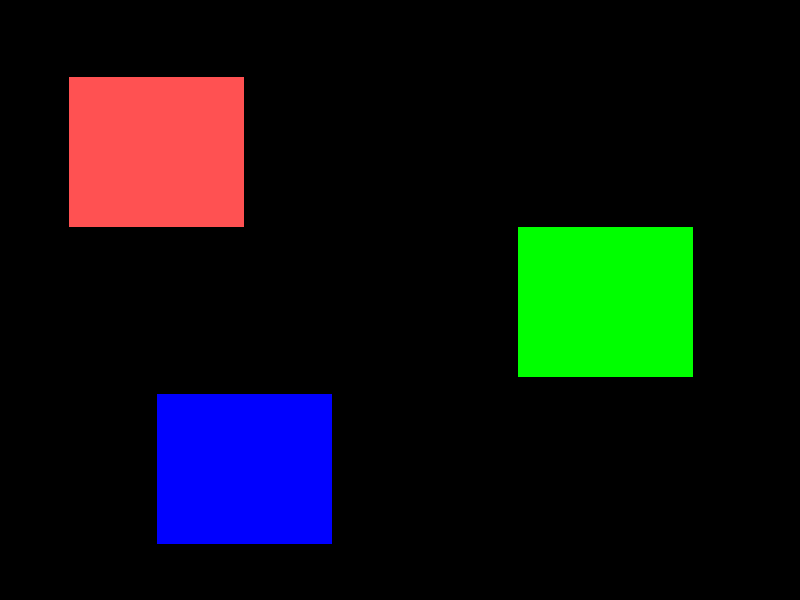
#> input picture ex1/q2.png, 800 x 600 px
$ python 3.py
#> lines starting #> are read from the running program, lines starting #| are printed output that depends on the picture; after the words box and inside, x2 and y2 are one past the last pixel; in counts of white or black regions, pixels touching at a corner belong together
import cv2
import numpy as np

img = cv2.imread("./q2.png")
#> img is the input picture: shape (600, 800, 3); mean B, G, R 18.4, 18.4, 13.9
cv2.imshow("ORIGINAL", img)

b, g, r = cv2.split(img)
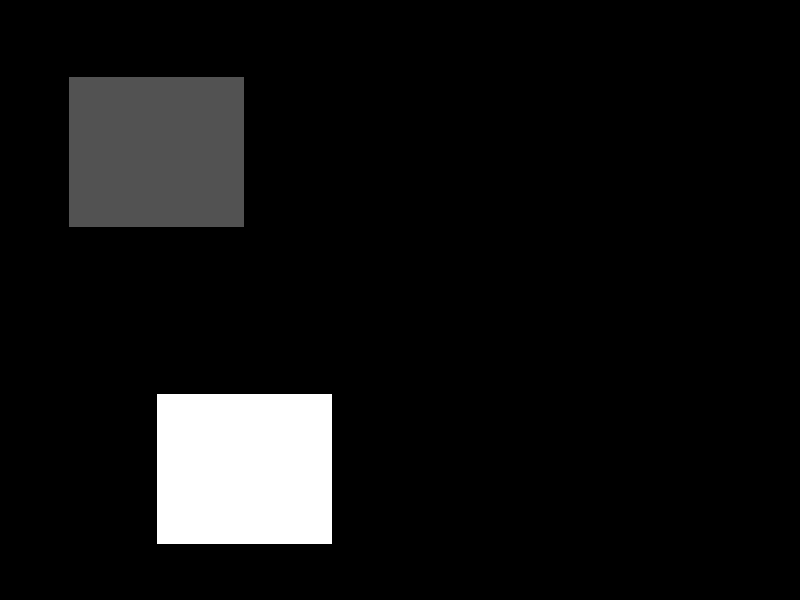
#> b: shape (600, 800); min 0, max 255, mean 18.4
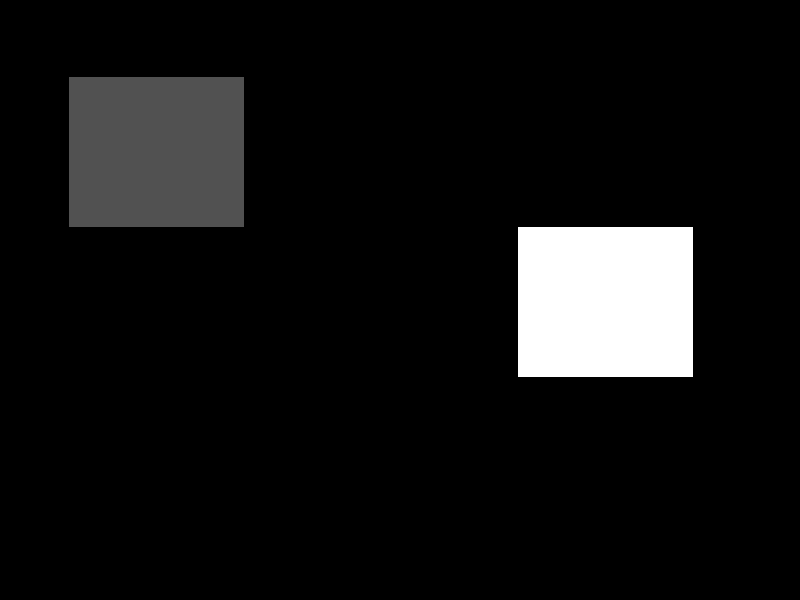
#> g: shape (600, 800); min 0, max 255, mean 18.4
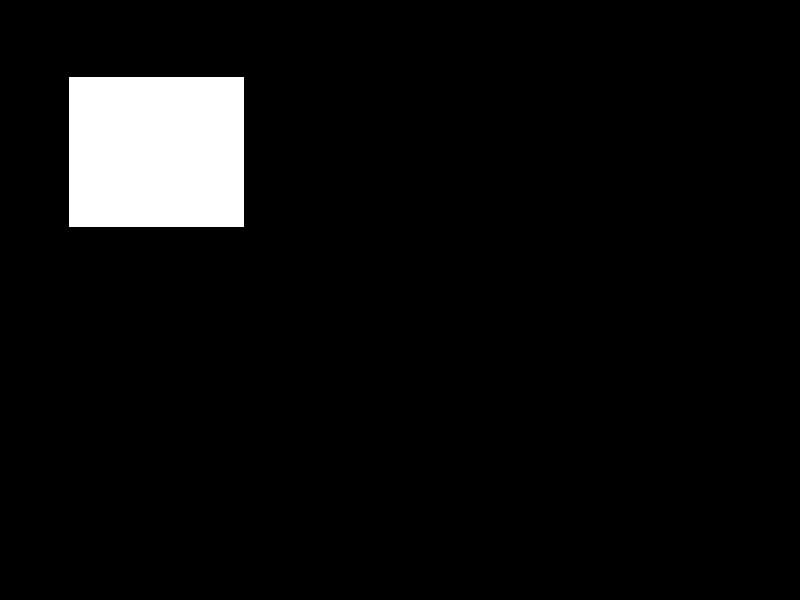
#> r: shape (600, 800); 5.5% white; 1 white region, box (x1, y1, x2, y2) and area: (69, 77, 244, 227) 26250

colors = {'red':r, 'green':g, 'blue':b}
rgb = {'red':(0,0,255), 'green':(0,255,0), 'blue':(255,0,0)}

for key, value in colors.items():
    res = np.where(value==255)
    top_left= (np.min(res[1]),np.min(res[0]))
    bottom_right= (np.max(res[1]), np.max(res[0]))
    cv2.rectangle(img, top_left, bottom_right, (0,255,255),3)
    cv2.putText(img,key, (np.min(res[1]),np.min(res[0])-5), cv2.FONT_HERSHEY_COMPLEX, 0.75,rgb[key],1)
#> this loop made 3 passes
#> (key, res, top_left, bottom_right) on passes 1 to 3: ('red', 26250 positions, rows 77 to 226, columns 69 to 243, (69, 77), (243, 226)), ('green', 26250 positions, rows 227 to 376, columns 518 to 692, (518, 227), (692, 376)), ('blue', 26250 positions, rows 394 to 543, columns 157 to 331, (157, 394), (331, 543))
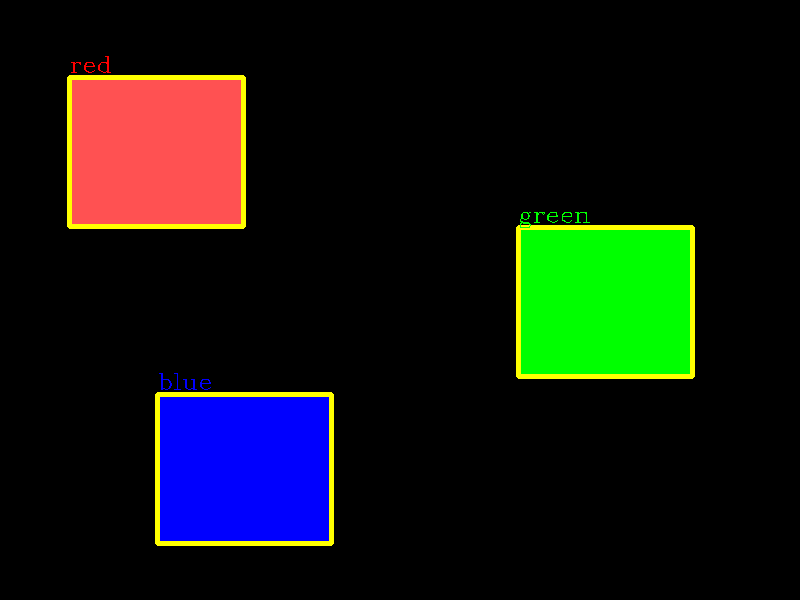
#> img: shape (600, 800, 3); 2.13% of pixels changed, all inside (x1, y1, x2, y2) = (67, 56, 695, 546)

cv2.imshow("DETECTED COLORS", img)
cv2.waitKey(-100)
cv2.destroyAllWindows()
